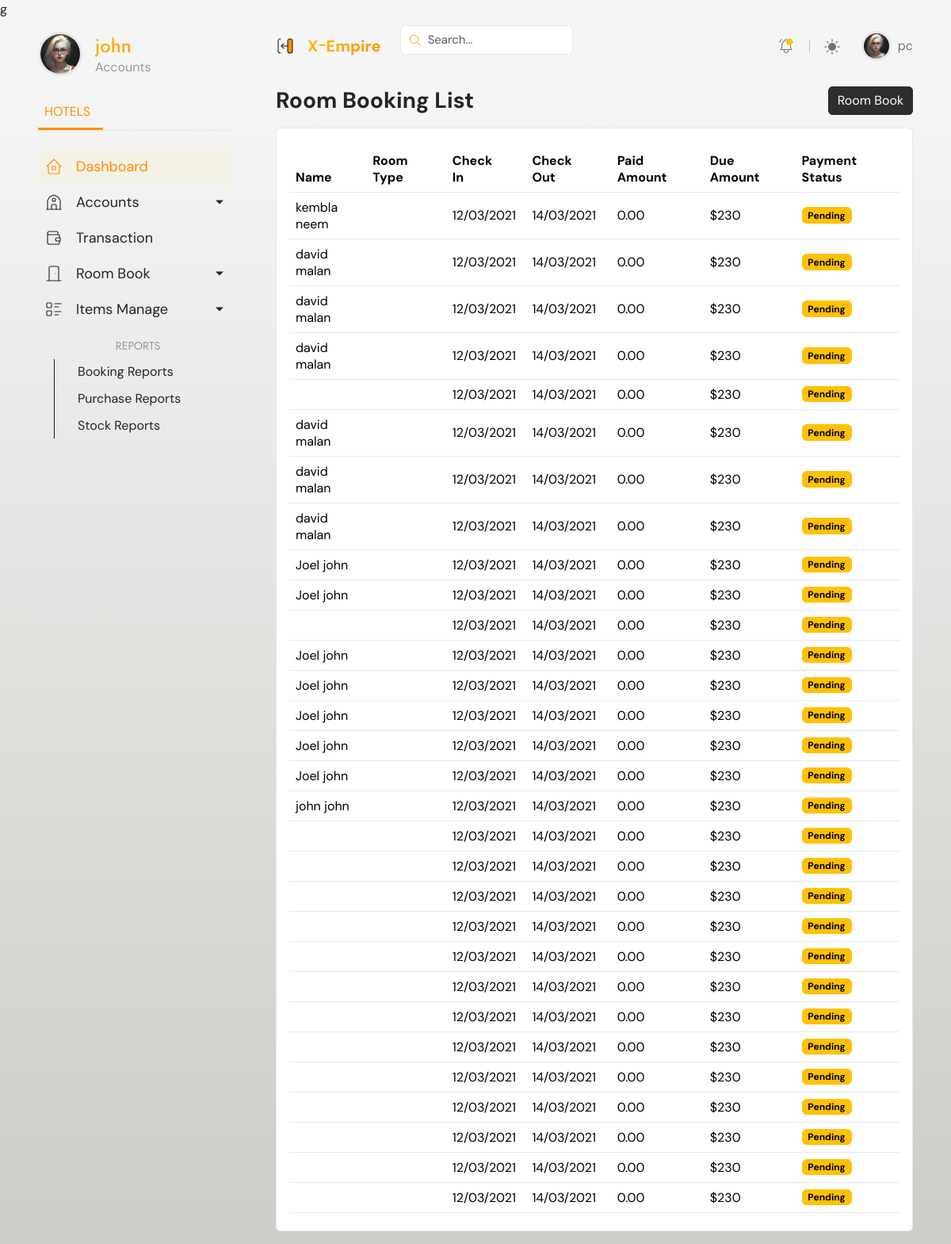
The app's page /room_booking_list/7/ (signed in), older data.
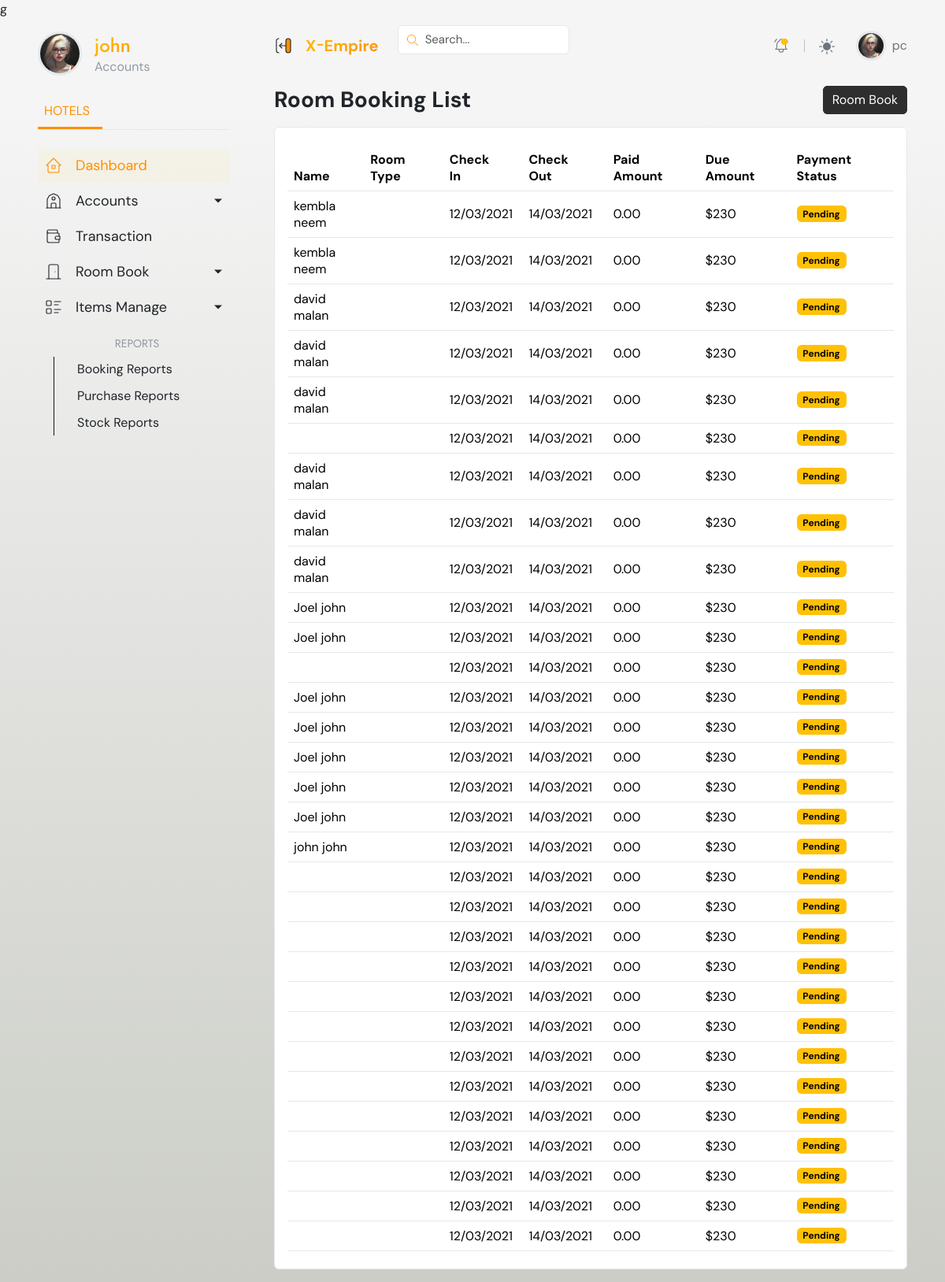
The same page, newer data.
### room/models.py (models this page shows)
class ReservationDetails(models.Model):
    check_in = models.DateField()
    check_out = models.DateField()
    arrival_from = models.CharField(max_length=255)
    purpose = models.TextField()
    remarks = models.TextField()
    reservation_date = models.DateField(auto_now=True)
    date_edited = models.DateTimeField(auto_now=True)
    room = models.ForeignKey(Rooms, on_delete=models.CASCADE, null=True, blank=True)
    guest = models.ForeignKey(GuestDetails, on_delete=models.CASCADE, null=True, blank=True)
    payment_det = models.ForeignKey(Payment, on_delete=models.CASCADE, null=True, blank=True)
    class Meta:
        ordering = ['-reservation_date', '-date_edited']

class GuestDetails(models.Model):
    GENDER_CHOICES = (
        ('M','male'),
        ('F', 'female'),
        ('O', 'other'),
    )
    TITLE_CHOICES = (
        ('Mr', 'Mr'),
        ('Ms', 'Ms'),
        ('Mrs', 'Mrs'),
        ('Dr', 'Dr'),
    )
    phone_number = models.CharField(max_length=14)
    title = models.CharField(max_length=15, choices=TITLE_CHOICES)
    first_name = models.CharField(max_length=50)
    last_name = models.CharField(max_length=50)
    occupation = models.TextField()
    room = models.ForeignKey(Rooms, on_delete=models.CASCADE, null=True, blank=True)
    gender = models.CharField(max_length=10, choices=GENDER_CHOICES, null=True, blank=True)
    dob = models.DateField()
    nationality = models.CharField(max_length=50, null=True, blank=True)

### hotel/views.py (the view)
# urls.py: path('room_booking_list/<str:pk>/', room_booking_list, name="room-booking-list"),
@login_required(login_url='login')
def room_booking_list(request, pk):
    role = str(request.user.groups.all()[0])
    path = role + "/"
    user = User.objects.get(id=pk)
    reservation = ReservationDetails.objects.all()
    context = {
        "user":user,
        "role":role,
        "reservation":reservation
        }
    return render(request, path + "room-booking-list.html", context)

### Templates/accounts/room-booking-list.html (shortened to what this page needs)
{% extends "base.html" %}
{% block content %}
<div class="content">
			{% include "header.html" %}
			<div class="px-xl-5 px-lg-4 px-3 py-3 page-body">
                <div class="row g-3">
					<div class="col-sm-12">
						<div class="d-flex align-items-center justify-content-between flex-wrap">
							<h3 class="fw-bold mb-0">Room Booking List</h3>
							<div class="col-auto d-flex w-sm-100">
								<a href="{% url "room-booking" user.id %}" class="btn btn-dark btn-set-task w-sm-100">Room Book</a>
							</div>
						</div>
				  </div>
                  <div class="col-sm-12">
                        <div class="card">
                            <div class="card-body">
                                <table class="table dataTable align-middle table-hover table-body" style="width: 100%;">
                                    <thead>
                                        <tr>
                                            <th>Name</th>
                                            <th>Room Type</th>
                                            <th>Check In</th>
                                            <th>Check Out</th>
                                            <th>Paid Amount</th>
                                            <th>Due Amount</th>
                                            <th>Payment Status</th>
                                        </tr>
                                    </thead>
                                    <tbody>
                                        {% for reservations in reservation %}
                                        <tr>
                                           <td>
                                               {{reservations.guest.first_name}} {{reservations.guest.last_name}}
                                           </td>
                                           <td>
                                           </td>
                                           <td>12/03/2021</td>
                                           <td>14/03/2021</td>
                                           <td>0.00</td>
                                           <td>$230</td>
                                           <td><span class="badge text-bg-warning">Pending</span></td>
                                        </tr>
                                        {% endfor %}
                                    </tbody>
                                </table>
                            </div>
                        </div>
                  </div>
                </div>
			</div>
		</div>
{% endblock content %}

### Templates/base.html (shortened to what this page needs)
g{% load static %}
<!DOCTYPE html>
<html lang="en">
    <head>
        <link rel="stylesheet" href="{% static "/css/dataTables.min.css" %}">
        <link rel="stylesheet" href="{% static "/css/style.min.css" %}">
        <link rel="stylesheet" href="{% static "/css/Admin.css" %}">
    </head>
<body data-theme="theme-Custom" class="svgstroke-a bg-gradient">
	<main class="container-fluid px-0">
		{% if role == 'accounts' %}
		{% include "accounts_navbar.html" %}
		{% elif role == 'front desk' %}
		{% include "frontdesk_nav.html" %}
		{% elif role == 'admin' %}
		{% include "admin_nav.html" %}
		{% else %}
		<p>
			Loozz
		</p>
		{% endif %}
    {% block content %}
    {% endblock content %}
	</main>
</body>
</html>

### Templates/accounts_navbar.html (shortened to what this page needs)
<aside class="ps-xl-5 ps-lg-4 ps-3 pe-2 py-3 sidebar sticky-top" data-bs-theme="none">
    <nav class="navbar navbar-expand-xl py-0">
        <div class="offcanvas offcanvas-start" data-bs-scroll="true" tabindex="-1" id="offcanvas_Navbar">
            <div class="offcanvas-body flex-column custom_scroll ps-4 ps-xl-0">
                <div class="d-flex align-items-start mb-4">
                    <img class="avatar lg rounded-circle border border-3" src="/hotel main/pixelwibes.in/templates/hotelair/html/assets/images/profile_av.png" alt="avatar">
                    <div class="ms-3 mt-1">
                        <h4 class="mb-0 text-gradient title-font">
                            {{output}} {{user.last_name}}
                        </h4>
                        <span class="text-muted">
                            {{role|capfirst}}
                        </span>
                    </div>
                </div>
                <ul class="nav nav-tabs tab-dynamic px-0 mb-4" role="tablist" style="--dynamic-color: var(--accent-color)">
                    <li class="nav-item" role="presentation"><a class="ps-2 pe-3 nav-link active" data-bs-toggle="tab" href="#tab_hotels" role="tab" aria-selected="false" tabindex="-1">HOTELS</a></li>
                </ul>
                <div class="tab-content">
                    <div class="tab-pane fade active show" id="tab_hotels" role="tabpanel">
                        <ul class="list-unstyled mb-4 menu-list">
                            <li>
                                <a class="active" href="{% url "dashboard" user.id %}" aria-label="Hotel Dashboard">
                                    <span class="mx-3">Dashboard</span>
                                </a>
                            </li>
                            <li>
                                     <a href="#Hotel(Admin).html"  aria-label="Hotel Front" data-bs-toggle="collapse" aria-expanded="false" class="dropdown-toggle" aria-label="Users">
                                    <span class="mx-3">Accounts</span>
                                </a>
                            </li>
                            <li>
                                <a href="{% url "transaction" user.id %}" aria-label="Transaction list">
                                    <span class="mx-3">Transaction</span>
                                </a>
                            </li>
                            <li>
                                <a href="#RoomMenu" data-bs-toggle="collapse" aria-expanded="false" class="dropdown-toggle" aria-label="Users">
                                    <span class="mx-3">Room Book</span>
                                </a>
                            </li>
                            <li>
                                <a href="#ItemsManageMenu" data-bs-toggle="collapse" aria-expanded="false" class="dropdown-toggle" aria-label="Users">
                                    <span class="mx-3">Items Manage</span>
                                </a>
                            </li>
                            <li class="py-2 mt-2">
                                <h6 class="fl-title title-font ps-2 small text-uppercase text-muted" style="--dynamic-color: var(--theme-color1)">Reports</h6>
                                <ul class="list-unstyled">
                                    <li><a href="{% url "booking-report" user.id %}" aria-label="Booking Reports">Booking Reports</a></li>
                                    <li><a href="{% url "purchase-report" user.id %}" aria-label="Purchase Report">Purchase Reports</a></li>
                                    <li><a href="{% url "stock-report" user.id %}" aria-label="Stock Report">Stock Reports</a></li>
                                </ul>
                            </li>
                        </ul>
                    </div>
                </div>
            </div>
        </div>
    </nav>
</aside>

### Templates/header.html (shortened to what this page needs)
	<header class="px-xl-5 px-lg-4 px-3 sticky-top" data-bs-theme="none">
		<div class="d-flex justify-content-between align-items-center py-2 w-100">
			<div class="d-flex align-items-center pe-4">
				<button class="btn d-xl-inline-flex d-none border-0 p-0 pe-2 sidebar-toggle-btn" type="button">
				</button>
				<a href="index.html" class="brand-icon text-decoration-none d-flex align-items-center" title="HotelAir Admin Template">
					<span class="fw-bold ps-2 fs-5 d-none d-xl-inline-flex text-gradient">X<small>-</small>Empire</span>
			</div>
			<form class="dropdown main-search me-md-4 w-100 d-none d-md-inline-flex">
				<div class="w-100" data-bs-toggle="dropdown" data-bs-auto-close="outside">
					<input type="text" class="form-control" placeholder="Search..." aria-label="Search...">
				</div>
			</form>
			<ul class="header-menu flex-grow-1">
				<li class="nav-item dropdown px-md-1 d-none d-md-inline-flex">
					<a class="dropdown-toggle gray-6" href="#" role="button" data-bs-toggle="dropdown" aria-expanded="false" title="notification">
						<span class="bullet-dot bg-primary animation-blink"></span>
					</a>
				</li>
				<li class="nav-item py-2 py-md-1 col-auto">
				</li>
				<li class="nav-item dropdown px-md-1">
					<a class="dropdown-toggle gray-6" href="#" id="bd-theme" data-bs-toggle="dropdown" aria-expanded="false">
						<svg width="20" height="20" fill="currentColor" viewBox="0 0 24 24" class="theme-icon-active"><use href="#sun-fill"></use></svg>
					</a>
				</li>
				<li class="nav-item user ms-3">
					<a class="dropdown-toggle gray-6 d-flex text-decoration-none align-items-center lh-sm p-0" href="#" role="button" data-bs-toggle="dropdown" aria-expanded="false" title="User" data-bs-auto-close="outside">
						<img class="avatar rounded-circle border border-3" src="assets/images/profile_av.png" alt="avatar">
						<span class="ms-2 fs-6 d-none d-sm-inline-flex">
							{{user.username}}
						</span>
					</a>
				</li>
			</ul>
		</div>
	</header>

### static/css/Admin.css (style rules this page uses)
:root { --body-color: #ffffff; --reverse-color: #17161a; --reverse-color-white: 255, 255, 255; --reverse-color-black: 0, 0, 0; --bs-border-color: #e4e9ed; --light-bg1: #efefef; --light-bg2: #E3E3EB; --light-bg3: #E2F2E8; --light-bg4: #E7EAEE; --light-bg5: #F7F2ED; --light-bg6: #E3F1F5; }
[data-theme="theme-Custom"] { --primary-color: #FFC107; --accent-color: #FF8F00; --primary-rgb: 255, 193, 7; --accent-rgb: 254, 226, 119; --theme-color1: #FFC107; --theme-color2: #FFB300; --theme-color3: #FFA000; --theme-color4: #FEE277; --theme-color5: #FF6F00; --theme-color6: #FF5722; --primary-hover: #FFD54F; --accent-hover: #FFECB3; --primary-gradient: linear-gradient(-45deg, var(--primary-color), var(--accent-color)); }
.small { display: flex; align-items: center; justify-content: space-around; }

Row changes from the older to the newer data that the page shows:
added ReservationDetails: guest.first_name "kembla", guest.last_name "neem"
